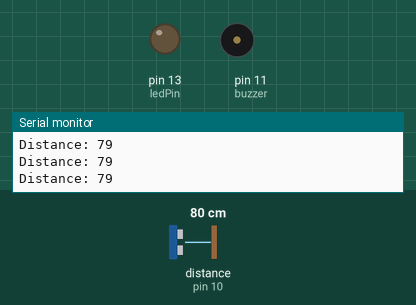
Recording of a sketch running on a simulated Arduino Uno, built with avr-gcc and run on an emulated ATmega328P. Parts: output pins drawn as LEDs (lit = HIGH), buzzer (waves = sounding, pin HIGH), the last lines printed to the serial monitor. Wiring (inferred from the names in the program): ultrasonic range finder: trigger pin 9; echo pin 10. The test bench sets the inputs (shaded band); at power-on: distance to the obstacle (sensor on pin 10) 80 cm. The echo pulse lasts 58.3 µs per cm; pins used as bus, display or sensor lines are not drawn.

Above: at 1.2 s.
1.3 s: distance to the obstacle (sensor on pin 10) set to 21 cm
2.8 s: distance to the obstacle (sensor on pin 10) set to 17 cm
At 3.2 s:
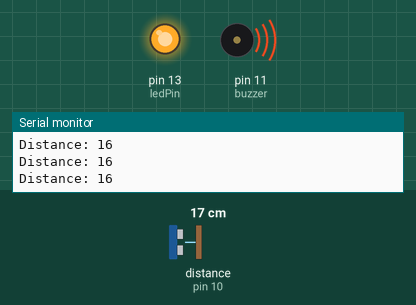
4.4 s: distance to the obstacle (sensor on pin 10) set to 35 cm
At 5.4 s:
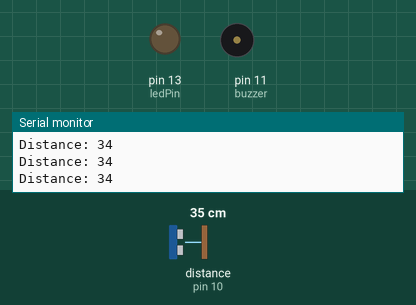
5.9 s: distance to the obstacle (sensor on pin 10) set to 9 cm
At 6.8 s:
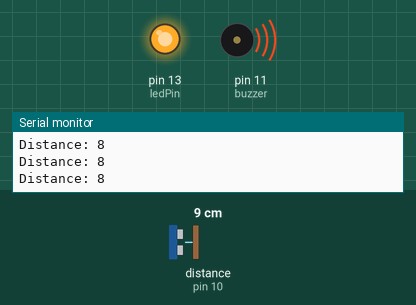
Timing chart, 0 to 8.4 s (numbered marks = the images above; inputs shaded):
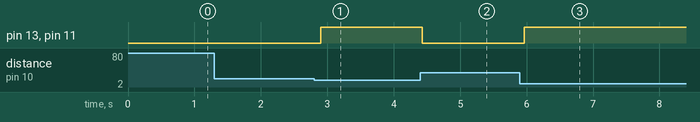

The sketch:

sketch_mar29b.ino
```cpp
// defines pins numbers
const int trigPin = 9;
const int echoPin = 10;
const int buzzer = 11;
const int ledPin = 13;

// defines variables
long duration;
int distance;
int safetyDistance;

void setup() {
  pinMode(trigPin, OUTPUT); // Sets the trigPin as an Output
  pinMode(echoPin, INPUT);  // Sets the echoPin as an Input
  pinMode(buzzer, OUTPUT);
  pinMode(ledPin, OUTPUT);
  Serial.begin(9600); // Starts the serial communication
}

void loop() {
  // Clears the trigPin
  digitalWrite(trigPin, LOW);
  delayMicroseconds(2);

  // Sets the trigPin on HIGH state for 10 micro seconds
  digitalWrite(trigPin, HIGH);
  delayMicroseconds(10);
  digitalWrite(trigPin, LOW);

  // Reads the echoPin, returns the sound wave travel time in microseconds
  duration = pulseIn(echoPin, HIGH);

  // Calculating the distance
  // Speed of sound is 0.034 cm/us. We divide by 2 (aller-retour)
  distance = duration * 0.034 / 2;

  safetyDistance = distance;

  // Print distance to Serial Monitor (optionnel mais utile pour le debug)
  Serial.print("Distance: ");
  Serial.println(distance);

  if (safetyDistance <= 17) {
    digitalWrite(buzzer, HIGH);
    digitalWrite(ledPin, HIGH);
  }
  else {
    digitalWrite(buzzer, LOW);
    digitalWrite(ledPin, LOW);
  }

  // Petit délai pour stabiliser les lectures
  delay(100);
}
```

Measured:
- the behaviour switches between 19 and 18 cm on distance to the obstacle (sensor on pin 10) (found by bisection; images 0 and 1)
- after the input at 2.8 s, pin 13 (ledPin), pin 11 (buzzer): LOW → HIGH after 0.10 s
- after the input at 4.4 s, pin 13 (ledPin), pin 11 (buzzer): HIGH → LOW at once
- after the input at 5.9 s, pin 13 (ledPin), pin 11 (buzzer): LOW → HIGH after 0.07 s
